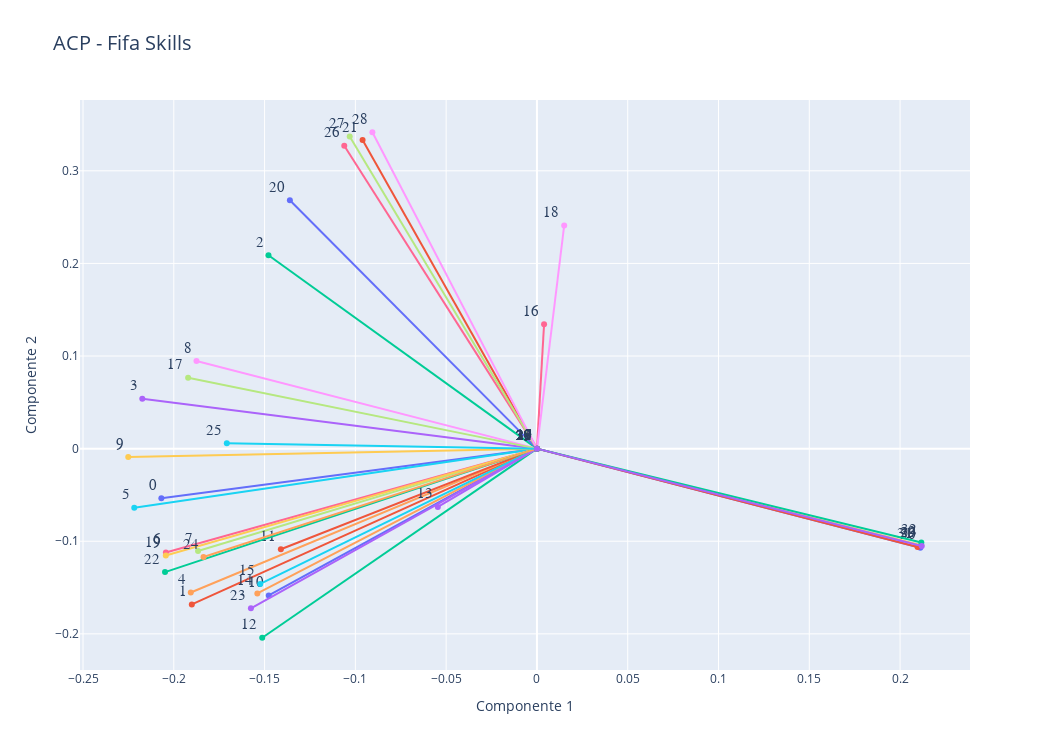

Notebook code for this chart:
### Code cell
pcs=pca.components_  #"composición" de las primeras componentes, 
#Graph 1
data=[]

for i, (x,y) in enumerate(zip(pcs[0,:],pcs[1,:])):
    graph=go.Scatter(x=[0,x],y=[0,y],text=df_skills.columns[i],
                     mode='lines+markers+text',textposition='top left',textfont=dict(family='sans serif',size=15))
    data.append(graph)

layout = go.Layout(title="ACP - Fifa Skills",titlefont=dict(size=20),
            xaxis=dict(title='Componente 1'),
            yaxis=dict(title='Componente 2'),
            autosize=False, width=1050,height=750,
            showlegend=False)

fig = go.Figure(data=data, layout=layout)

iplot(fig)

### Figure 1 — Plotly figure (JSON) as saved in the notebook; plotly's stock layout.template omitted (floating-point values rounded to 4 significant figures)
{"data": [{"mode": "lines+markers+text", "text": "0", "textfont": {"family": "sans serif", "size": 15}, "textposition": "top left", "type": "scatter", "x": [0, -0.2069], "y": [0, -0.05364]}, {"mode": "lines+markers+text", "text": "1", "textfont": {"family": "sans serif", "size": 15}, "textposition": "top left", "type": "scatter", "x": [0, -0.1901], "y": [0, -0.1683]}, {"mode": "lines+markers+text", "text": "2", "textfont": {"family": "sans serif", "size": 15}, "textposition": "top left", "type": "scatter", "x": [0, -0.1479], "y": [0, 0.2089]}, {"mode": "lines+markers+text", "text": "3", "textfont": {"family": "sans serif", "size": 15}, "textposition": "top left", "type": "scatter", "x": [0, -0.2174], "y": [0, 0.05389]}, {"mode": "lines+markers+text", "text": "4", "textfont": {"family": "sans serif", "size": 15}, "textposition": "top left", "type": "scatter", "x": [0, -0.1906], "y": [0, -0.1553]}, {"mode": "lines+markers+text", "text": "5", "textfont": {"family": "sans serif", "size": 15}, "textposition": "top left", "type": "scatter", "x": [0, -0.2218], "y": [0, -0.06383]}, {"mode": "lines+markers+text", "text": "6", "textfont": {"family": "sans serif", "size": 15}, "textposition": "top left", "type": "scatter", "x": [0, -0.2044], "y": [0, -0.1122]}, {"mode": "lines+markers+text", "text": "7", "textfont": {"family": "sans serif", "size": 15}, "textposition": "top left", "type": "scatter", "x": [0, -0.1867], "y": [0, -0.1106]}, {"mode": "lines+markers+text", "text": "8", "textfont": {"family": "sans serif", "size": 15}, "textposition": "top left", "type": "scatter", "x": [0, -0.1875], "y": [0, 0.09463]}, {"mode": "lines+markers+text", "text": "9", "textfont": {"family": "sans serif", "size": 15}, "textposition": "top left", "type": "scatter", "x": [0, -0.2251], "y": [0, -0.00903]}, {"mode": "lines+markers+text", "text": "10", "textfont": {"family": "sans serif", "size": 15}, "textposition": "top left", "type": "scatter", "x": [0, -0.1477], "y": [0, -0.1586]}, {"mode": "lines+markers+text", "text": "11", "textfont": {"family": "sans serif", "size": 15}, "textposition": "top left", "type": "scatter", "x": [0, -0.141], "y": [0, -0.1087]}, {"mode": "lines+markers+text", "text": "12", "textfont": {"family": "sans serif", "size": 15}, "textposition": "top left", "type": "scatter", "x": [0, -0.1513], "y": [0, -0.2042]}, {"mode": "lines+markers+text", "text": "13", "textfont": {"family": "sans serif", "size": 15}, "textposition": "top left", "type": "scatter", "x": [0, -0.05459], "y": [0, -0.06292]}, {"mode": "lines+markers+text", "text": "14", "textfont": {"family": "sans serif", "size": 15}, "textposition": "top left", "type": "scatter", "x": [0, -0.154], "y": [0, -0.1563]}, {"mode": "lines+markers+text", "text": "15", "textfont": {"family": "sans serif", "size": 15}, "textposition": "top left", "type": "scatter", "x": [0, -0.1524], "y": [0, -0.1461]}, {"mode": "lines+markers+text", "text": "16", "textfont": {"family": "sans serif", "size": 15}, "textposition": "top left", "type": "scatter", "x": [0, 0.00393], "y": [0, 0.1343]}, {"mode": "lines+markers+text", "text": "17", "textfont": {"family": "sans serif", "size": 15}, "textposition": "top left", "type": "scatter", "x": [0, -0.1921], "y": [0, 0.0765]}, {"mode": "lines+markers+text", "text": "18", "textfont": {"family": "sans serif", "size": 15}, "textposition": "top left", "type": "scatter", "x": [0, 0.01501], "y": [0, 0.241]}, {"mode": "lines+markers+text", "text": "19", "textfont": {"family": "sans serif", "size": 15}, "textposition": "top left", "type": "scatter", "x": [0, -0.2044], "y": [0, -0.1155]}, {"mode": "lines+markers+text", "text": "20", "textfont": {"family": "sans serif", "size": 15}, "textposition": "top left", "type": "scatter", "x": [0, -0.1361], "y": [0, 0.2682]}, {"mode": "lines+markers+text", "text": "21", "textfont": {"family": "sans serif", "size": 15}, "textposition": "top left", "type": "scatter", "x": [0, -0.09603], "y": [0, 0.3333]}, {"mode": "lines+markers+text", "text": "22", "textfont": {"family": "sans serif", "size": 15}, "textposition": "top left", "type": "scatter", "x": [0, -0.2048], "y": [0, -0.1333]}, {"mode": "lines+markers+text", "text": "23", "textfont": {"family": "sans serif", "size": 15}, "textposition": "top left", "type": "scatter", "x": [0, -0.1575], "y": [0, -0.1724]}, {"mode": "lines+markers+text", "text": "24", "textfont": {"family": "sans serif", "size": 15}, "textposition": "top left", "type": "scatter", "x": [0, -0.1837], "y": [0, -0.1171]}, {"mode": "lines+markers+text", "text": "25", "textfont": {"family": "sans serif", "size": 15}, "textposition": "top left", "type": "scatter", "x": [0, -0.1708], "y": [0, 0.005735]}, {"mode": "lines+markers+text", "text": "26", "textfont": {"family": "sans serif", "size": 15}, "textposition": "top left", "type": "scatter", "x": [0, -0.1061], "y": [0, 0.3272]}, {"mode": "lines+markers+text", "text": "27", "textfont": {"family": "sans serif", "size": 15}, "textposition": "top left", "type": "scatter", "x": [0, -0.1031], "y": [0, 0.337]}, {"mode": "lines+markers+text", "text": "28", "textfont": {"family": "sans serif", "size": 15}, "textposition": "top left", "type": "scatter", "x": [0, -0.09063], "y": [0, 0.3417]}, {"mode": "lines+markers+text", "text": "29", "textfont": {"family": "sans serif", "size": 15}, "textposition": "top left", "type": "scatter", "x": [0, 0.2116], "y": [0, -0.1043]}, {"mode": "lines+markers+text", "text": "30", "textfont": {"family": "sans serif", "size": 15}, "textposition": "top left", "type": "scatter", "x": [0, 0.2111], "y": [0, -0.1071]}, {"mode": "lines+markers+text", "text": "31", "textfont": {"family": "sans serif", "size": 15}, "textposition": "top left", "type": "scatter", "x": [0, 0.2096], "y": [0, -0.1061]}, {"mode": "lines+markers+text", "text": "32", "textfont": {"family": "sans serif", "size": 15}, "textposition": "top left", "type": "scatter", "x": [0, 0.2117], "y": [0, -0.1014]}, {"mode": "lines+markers+text", "text": "33", "textfont": {"family": "sans serif", "size": 15}, "textposition": "top left", "type": "scatter", "x": [0, 0.2119], "y": [0, -0.1051]}], "layout": {"autosize": false, "height": 750, "showlegend": false, "title": {"font": {"size": 20}, "text": "ACP - Fifa Skills"}, "width": 1050, "xaxis": {"title": {"text": "Componente 1"}}, "yaxis": {"title": {"text": "Componente 2"}}}}
